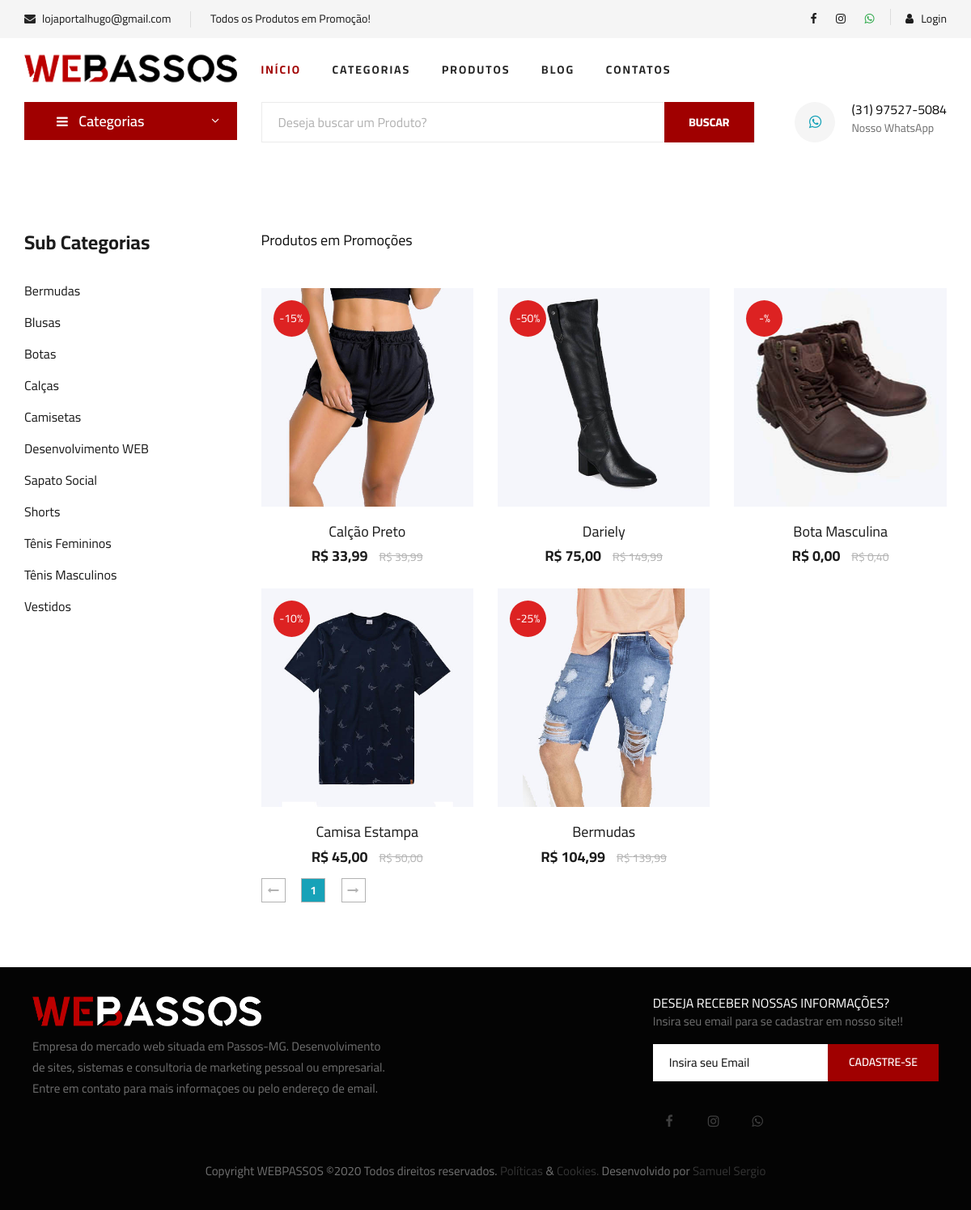
Screenshot of /promocoes.php with the database file from the repository.
### tables this page shows
CREATE TABLE `sub_categorias` (
  `id` int(11) NOT NULL AUTO_INCREMENT,
  `nome` varchar(50) NOT NULL,
  `nome_url` varchar(50) NOT NULL,
  `imagem` varchar(100) NOT NULL,
  `id_categoria` int(11) NOT NULL,
  PRIMARY KEY (`id`)
);

CREATE TABLE `produtos` (
  `id` int(11) NOT NULL AUTO_INCREMENT,
  `categoria` int(11) NOT NULL,
  `sub_categoria` int(11) NOT NULL,
  `nome` varchar(100) NOT NULL,
  `nome_url` varchar(100) NOT NULL,
  `descricao` varchar(1000) NOT NULL,
  `descricao_longa` text NOT NULL,
  `valor` decimal(10,2) NOT NULL,
  `imagem` varchar(100) NOT NULL,
  `estoque` int(11) NOT NULL,
  `tipo_envio` int(11) NOT NULL,
  `palavras` varchar(250) NOT NULL,
  `ativo` varchar(5) NOT NULL,
  `peso` double(8,2) DEFAULT NULL,
  `largura` int(11) DEFAULT NULL,
  `altura` int(11) DEFAULT NULL,
  `comprimento` int(11) DEFAULT NULL,
  `modelo` varchar(100) DEFAULT NULL,
  `valor_frete` decimal(8,2) DEFAULT NULL,
  `promocao` varchar(5) NOT NULL,
  `vendas` int(11) DEFAULT NULL,
  `link` varchar(150) DEFAULT NULL,
  PRIMARY KEY (`id`)
);

CREATE TABLE `promocoes` (
  `id` int(11) NOT NULL AUTO_INCREMENT,
  `id_produto` int(11) NOT NULL,
  `valor` decimal(8,2) NOT NULL,
  `data_inicio` date NOT NULL,
  `data_final` date NOT NULL,
  `ativo` varchar(5) NOT NULL,
  `desconto` varchar(10) NOT NULL,
  PRIMARY KEY (`id`)
);

### config.php (called while the page is built, shortened)
<?php
$itens_por_pagina = 6;
 ?>

### promocoes.php (the view, shortened to what this page needs)
<?php
require_once("cabecalho.php");
?>
<?php
require_once("cabecalho-busca.php");
?>
<?php
if(@$_GET['pagina'] != null){
    $pag = $_GET['pagina'];
}else{
    $pag = 0;
}
$limite = $pag * @$itens_por_pagina;
$pagina = $pag;
$nome_pag = 'promocoes.php';
 ?>
<section class="product spad">
    <div class="container">
        <div class="row">
            <div class="col-lg-3 col-md-5">
                <div class="sidebar">
                    <div class="sidebar__item">
                        <h4>Sub Categorias</h4>
                        <ul>
                            <?php
                            $query = $pdo->query("SELECT * FROM sub_categorias order by nome asc ");
                            $res = $query->fetchAll(PDO::FETCH_ASSOC);
                            for ($i=0; $i < count($res); $i++) {
                              $nome = $res[$i]['nome'];
                              $nome_url = $res[$i]['nome_url'];
                              ?>
                              <li><a href="produtos-<?php echo $nome_url ?>"><?php echo $nome ?></a></li>
                          <?php } ?>
                      </ul>
                  </div>
              </div>
          </div>
          <div class="col-lg-9 col-md-7">
<h5>Produtos em Promoções</h5>
            <div class="row mt-4">
              <?php
             $query = $pdo->query("SELECT * FROM produtos where promocao = 'Sim' and ativo = 'Sim' and estoque > 0 order by id LIMIT $limite, $itens_por_pagina");
             $res = $query->fetchAll(PDO::FETCH_ASSOC);
             for ($i=0; $i < count($res); $i++) {
              $nome = $res[$i]['nome'];
              $valor = $res[$i]['valor'];
              $nome_url = $res[$i]['nome_url'];
              $imagem = $res[$i]['imagem'];
              $id = $res[$i]['id'];
              $valor = number_format($valor, 2, ',', '.');
              $queryp = $pdo->query("SELECT * FROM promocoes where id_produto = '$id' ");
              $resp = $queryp->fetchAll(PDO::FETCH_ASSOC);
              $valor_promo = $resp[0]['valor'];
              $desconto = $resp[0]['desconto'];
              $valor_promo = number_format($valor_promo, 2, ',', '.');
                  $query3 = $pdo->query("SELECT * FROM produtos where promocao = 'Sim' and ativo = 'Sim' and estoque > 0 ");
                  $res3 = $query3->fetchAll(PDO::FETCH_ASSOC);
                  $num_total = @count($res3);
                  $num_paginas = ceil($num_total/$itens_por_pagina);
                  ?>
                  <div class="col-lg-4 col-md-6 col-sm-6 mt-4">
                       <div class="product__discount__item">
                    <div class="product__discount__item__pic set-bg"
                    data-setbg="img/produtos/<?php echo $imagem ?>">
                    <div class="product__discount__percent">-<?php echo $desconto ?>%</div>
                 </div>
                 <div class="product__discount__item__text">
                    <h5><a href="produto-<?php echo $nome_url ?>"><?php echo $nome ?></a></h5>
                    <div class="product__item__price">R$ <?php echo $valor_promo ?> <span>R$ <?php echo $valor ?></span></div>
                </div>
            </div>
                    </div>
                <?php } ?>
            </div>
            <div class="product__pagination">
                <a href="<?php echo $nome_pag ?>?pagina=0"><i class="fa fa-long-arrow-left"></i></a>
                <?php
                    for($i = 0; $i < @$num_paginas; $i++){
                        $estilo = '';
                        if($pagina == $i){
                            $estilo = 'bg-info text-light';
                        }
                        if($pagina >= ($i - 2) && $pagina <= ($i + 2)){ ?>
                         <a href="<?php echo $nome_pag ?>?pagina=<?php echo $i ?>" class="<?php echo $estilo ?>"><?php echo $i + 1 ?></a>
                       <?php }
                    }
                 ?>
                <a href="<?php echo $nome_pag ?>?pagina=<?php echo @$num_paginas - 1 ?>"><i class="fa fa-long-arrow-right"></i></a>
            </div>
        </div>
    </div>
</div>
</section>
<?php
require_once("rodape.php");
?>

### css/style.css (style rules this page uses)
html, body { height: 100%; font-family: "Cairo", sans-serif; -webkit-font-smoothing: antialiased; font-smoothing: antialiased; }
h1, h2, h3, h4, h5, h6 { margin: 0; color: #111111; font-weight: 400; font-family: "Cairo", sans-serif; }
h4 { font-size: 24px; }
h5 { font-size: 18px; }
ul, ol { padding: 0; margin: 0; }
.set-bg { background-repeat: no-repeat; background-size: cover; background-position: top center; }
.spad { padding-top: 100px; padding-bottom: 100px; }
.sidebar__item { margin-bottom: 35px; }
.sidebar__item h4 { color: #1c1c1c; font-weight: 700; margin-bottom: 25px; }
.sidebar__item ul li { list-style: none; }
.sidebar__item ul li a { font-size: 16px; color: #1c1c1c; line-height: 39px; display: block; }
.product { padding-top: 80px; padding-bottom: 80px; }
.product__discount__item__pic { height: 270px; position: relative; overflow: hidden; }
.product__discount__item__pic .product__discount__percent { height: 45px; width: 45px; background: #dd2222; border-radius: 50%; font-size: 14px; color: #ffffff; line-height: 45px; text-align: center; position: absolute; left: 15px; top: 15px; }
.product__discount__item__text { text-align: center; padding-top: 20px; }
.product__discount__item__text span { font-size: 14px; color: #b2b2b2; display: block; margin-bottom: 4px; }
.product__discount__item__text h5 { margin-bottom: 6px; }
.product__discount__item__text h5 a { color: #1c1c1c; }
.product__discount__item__text .product__item__price { font-size: 18px; color: #1c1c1c; font-weight: 700; }
.product__discount__item__text .product__item__price span { display: inline-block; font-weight: 400; text-decoration: line-through; margin-left: 10px; }
.product__pagination, .blog__pagination { padding-top: 10px; }
.product__pagination a, .blog__pagination a { display: inline-block; width: 30px; height: 30px; border: 1px solid #b2b2b2; font-size: 14px; color: #b2b2b2; font-weight: 700; line-height: 28px; text-align: center; margin-right: 16px; -webkit-transition: all, 0.3s; -moz-transition: all, 0.3s; -ms-transition: all, 0.3s; -o-transition: all, 0.3s; transition: all, 0.3s; }
.product__pagination a:last-child, .blog__pagination a:last-child { margin-right: 0; }
@media only screen and (min-width: 1200px) { .container { max-width: 1170px; } }

### rows the page displays
sub_categorias: nome "Bermudas"
sub_categorias: nome "Blusas"
sub_categorias: nome "Botas"
sub_categorias: nome "Calças"
sub_categorias: nome "Camisetas"
sub_categorias: nome "Desenvolvimento WEB"
sub_categorias: nome "Sapato Social"
sub_categorias: nome "Shorts"
sub_categorias: nome "Tênis Femininos"
sub_categorias: nome "Tênis Masculinos"
sub_categorias: nome "Vestidos"
produtos: shows a picture, promocoes.desconto "15", nome "Calção Preto", promocoes.valor "33,99", valor "39,99"
produtos: shows a picture, promocoes.desconto "50", nome "Dariely", promocoes.valor "75,00", valor "149,99"
produtos: shows a picture, nome "Bota Masculina", valor_promo "0,00", valor "0,40"
produtos: shows a picture, promocoes.desconto "10", nome "Camisa Estampa", promocoes.valor "45,00", valor "50,00"
produtos: shows a picture, promocoes.desconto "25", nome "Bermudas", promocoes.valor "104,99", valor "139,99"

### other values shown
$email "lojaportalhugo@gmail.com"
$texto_destaque "Todos os Produtos em Promoção!"
$whatsapp "(31) 97527-5084"
